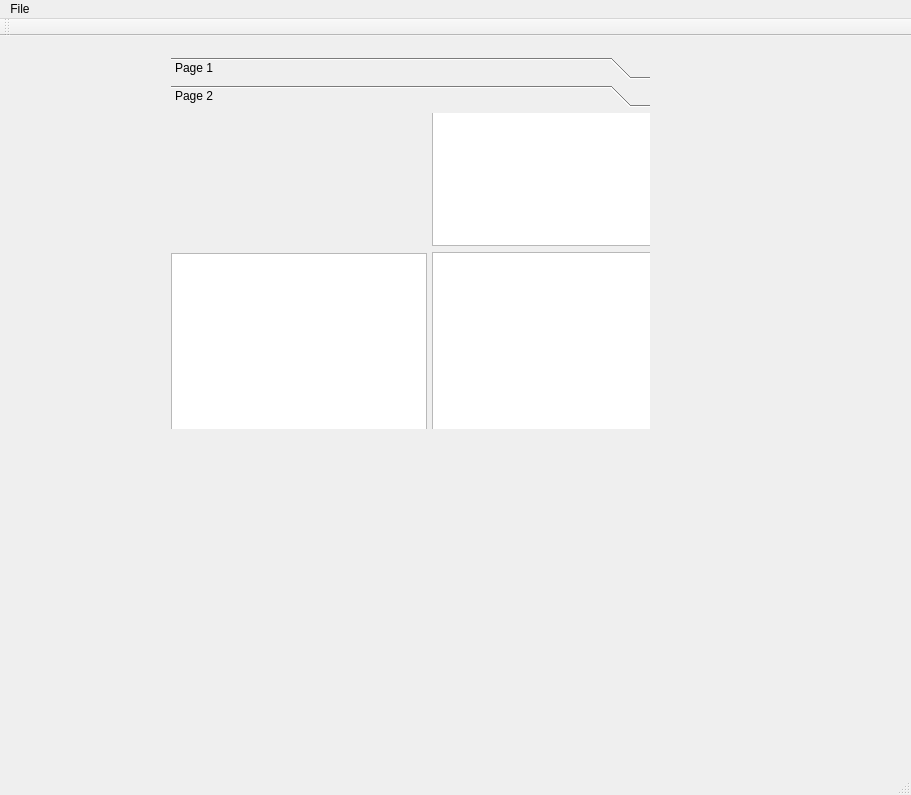
<?xml version="1.0" encoding="UTF-8"?>
<ui version="4.0">
 <class>ESsistMe_MainWindow</class>
 <widget class="QMainWindow" name="ESsistMe_MainWindow">
  <property name="geometry">
   <rect>
    <x>0</x>
    <y>0</y>
    <width>911</width>
    <height>795</height>
   </rect>
  </property>
  <property name="windowTitle">
   <string>ESsistMe_MainWindow</string>
  </property>
  <widget class="QWidget" name="centralWidget">
   <widget class="QWidget" name="">
    <property name="geometry">
     <rect>
      <x>160</x>
      <y>10</y>
      <width>501</width>
      <height>394</height>
     </rect>
    </property>
    <layout class="QHBoxLayout" name="horizontalLayout">
     <item>
      <layout class="QVBoxLayout" name="ControlColumn">
       <item>
        <widget class="QToolBox" name="Operations">
         <property name="currentIndex">
          <number>1</number>
         </property>
         <widget class="QWidget" name="page">
          <property name="geometry">
           <rect>
            <x>0</x>
            <y>0</y>
            <width>497</width>
            <height>328</height>
           </rect>
          </property>
          <attribute name="label">
           <string>Page 1</string>
          </attribute>
         </widget>
         <widget class="QWidget" name="page_2">
          <property name="geometry">
           <rect>
            <x>0</x>
            <y>0</y>
            <width>497</width>
            <height>328</height>
           </rect>
          </property>
          <attribute name="label">
           <string>Page 2</string>
          </attribute>
          <widget class="QTableView" name="Summary">
           <property name="geometry">
            <rect>
             <x>0</x>
             <y>140</y>
             <width>256</width>
             <height>227</height>
            </rect>
           </property>
          </widget>
          <widget class="QTreeView" name="Navigation">
           <property name="geometry">
            <rect>
             <x>0</x>
             <y>340</y>
             <width>256</width>
             <height>200</height>
            </rect>
           </property>
           <property name="minimumSize">
            <size>
             <width>100</width>
             <height>20</height>
            </size>
           </property>
           <property name="maximumSize">
            <size>
             <width>500</width>
             <height>200</height>
            </size>
           </property>
          </widget>
          <widget class="QWidget" name="">
           <property name="geometry">
            <rect>
             <x>250</x>
             <y>-60</y>
             <width>258</width>
             <height>392</height>
            </rect>
           </property>
           <layout class="QVBoxLayout" name="SpectrumColumn">
            <item>
             <widget class="QPlainTextEdit" name="SpectrumView"/>
            </item>
            <item>
             <widget class="QPlainTextEdit" name="ResidualView"/>
            </item>
           </layout>
          </widget>
         </widget>
        </widget>
       </item>
      </layout>
     </item>
    </layout>
   </widget>
  </widget>
  <widget class="QMenuBar" name="menuBar">
   <property name="geometry">
    <rect>
     <x>0</x>
     <y>0</y>
     <width>911</width>
     <height>25</height>
    </rect>
   </property>
   <widget class="QMenu" name="menuFile">
    <property name="title">
     <string>File</string>
    </property>
    <addaction name="actionLoad"/>
    <addaction name="actionPrint"/>
    <addaction name="separator"/>
    <addaction name="actionExit"/>
   </widget>
   <addaction name="menuFile"/>
  </widget>
  <widget class="QToolBar" name="mainToolBar">
   <attribute name="toolBarArea">
    <enum>TopToolBarArea</enum>
   </attribute>
   <attribute name="toolBarBreak">
    <bool>false</bool>
   </attribute>
  </widget>
  <widget class="QStatusBar" name="statusBar"/>
  <action name="actionLoad">
   <property name="text">
    <string>Load ...</string>
   </property>
  </action>
  <action name="actionPrint">
   <property name="text">
    <string>Print</string>
   </property>
  </action>
  <action name="actionExit">
   <property name="text">
    <string>Exit</string>
   </property>
  </action>
 </widget>
 <layoutdefault spacing="6" margin="11"/>
 <resources/>
 <connections/>
</ui>
